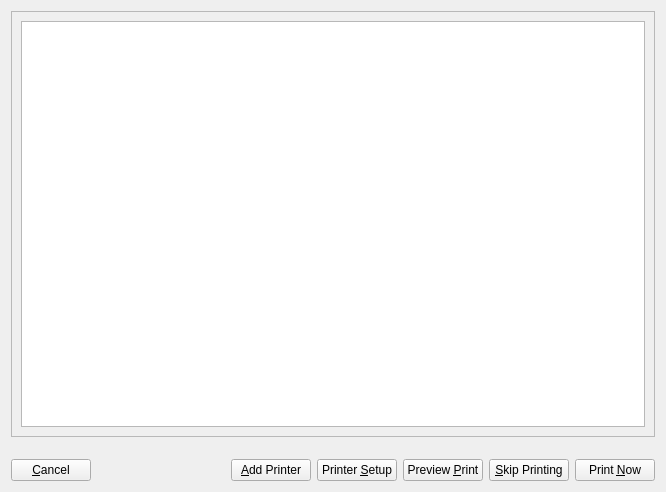
<ui version="4.0" >
 <comment>Widget for viewing and printing the generated ini-letter.</comment>
 <class>GuiIniLetter</class>
 <widget class="QWidget" name="GuiIniLetter" >
  <property name="geometry" >
   <rect>
    <x>0</x>
    <y>0</y>
    <width>666</width>
    <height>492</height>
   </rect>
  </property>
  <property name="sizePolicy" >
   <sizepolicy vsizetype="Expanding" hsizetype="Expanding" >
    <horstretch>0</horstretch>
    <verstretch>0</verstretch>
   </sizepolicy>
  </property>
  <property name="windowTitle" >
   <string>GuiIniLetter</string>
  </property>
  <layout class="QVBoxLayout" >
   <property name="spacing" >
    <number>6</number>
   </property>
   <property name="leftMargin" >
    <number>11</number>
   </property>
   <property name="topMargin" >
    <number>11</number>
   </property>
   <property name="rightMargin" >
    <number>11</number>
   </property>
   <property name="bottomMargin" >
    <number>11</number>
   </property>
   <item>
    <widget class="QFrame" name="iniLetterFrame" >
     <property name="sizePolicy" >
      <sizepolicy vsizetype="Preferred" hsizetype="Preferred" >
       <horstretch>0</horstretch>
       <verstretch>0</verstretch>
      </sizepolicy>
     </property>
     <property name="minimumSize" >
      <size>
       <width>400</width>
       <height>300</height>
      </size>
     </property>
     <property name="frameShape" >
      <enum>QFrame::StyledPanel</enum>
     </property>
     <property name="frameShadow" >
      <enum>QFrame::Raised</enum>
     </property>
     <layout class="QGridLayout" >
      <property name="leftMargin" >
       <number>9</number>
      </property>
      <property name="topMargin" >
       <number>9</number>
      </property>
      <property name="rightMargin" >
       <number>9</number>
      </property>
      <property name="bottomMargin" >
       <number>9</number>
      </property>
      <property name="horizontalSpacing" >
       <number>6</number>
      </property>
      <property name="verticalSpacing" >
       <number>6</number>
      </property>
      <item row="0" column="0" >
       <widget class="QGraphicsView" name="graphicsView" />
      </item>
     </layout>
    </widget>
   </item>
   <item>
    <spacer>
     <property name="orientation" >
      <enum>Qt::Vertical</enum>
     </property>
     <property name="sizeType" >
      <enum>QSizePolicy::Fixed</enum>
     </property>
     <property name="sizeHint" >
      <size>
       <width>20</width>
       <height>16</height>
      </size>
     </property>
    </spacer>
   </item>
   <item>
    <layout class="QHBoxLayout" >
     <property name="spacing" >
      <number>6</number>
     </property>
     <property name="leftMargin" >
      <number>0</number>
     </property>
     <property name="topMargin" >
      <number>0</number>
     </property>
     <property name="rightMargin" >
      <number>0</number>
     </property>
     <property name="bottomMargin" >
      <number>0</number>
     </property>
     <item>
      <widget class="QPushButton" name="buttonCancel" >
       <property name="text" >
        <string>&amp;Cancel</string>
       </property>
       <property name="shortcut" >
        <string>Alt+C</string>
       </property>
      </widget>
     </item>
     <item>
      <spacer>
       <property name="orientation" >
        <enum>Qt::Horizontal</enum>
       </property>
       <property name="sizeType" >
        <enum>QSizePolicy::Expanding</enum>
       </property>
       <property name="sizeHint" >
        <size>
         <width>60</width>
         <height>20</height>
        </size>
       </property>
      </spacer>
     </item>
     <item>
      <widget class="QPushButton" name="buttonAddPrinter" >
       <property name="text" >
        <string>&amp;Add Printer</string>
       </property>
       <property name="shortcut" >
        <string>Alt+A</string>
       </property>
      </widget>
     </item>
     <item>
      <widget class="QPushButton" name="buttonPrinterSetup" >
       <property name="text" >
        <string>Printer &amp;Setup</string>
       </property>
       <property name="shortcut" >
        <string>Alt+S</string>
       </property>
      </widget>
     </item>
     <item>
      <widget class="QPushButton" name="buttonPreview" >
       <property name="text" >
        <string>Preview &amp;Print</string>
       </property>
       <property name="shortcut" >
        <string>Alt+P</string>
       </property>
      </widget>
     </item>
     <item>
      <widget class="QPushButton" name="buttonSkipPrinting" >
       <property name="text" >
        <string>&amp;Skip Printing</string>
       </property>
      </widget>
     </item>
     <item>
      <widget class="QPushButton" name="buttonPrintNow" >
       <property name="text" >
        <string>Print &amp;Now</string>
       </property>
       <property name="icon" >
        <iconset>../image0</iconset>
       </property>
       <property name="shortcut" >
        <string>Alt+N</string>
       </property>
      </widget>
     </item>
    </layout>
   </item>
  </layout>
 </widget>
 <layoutdefault spacing="6" margin="11" />
 <resources/>
 <connections/>
</ui>
